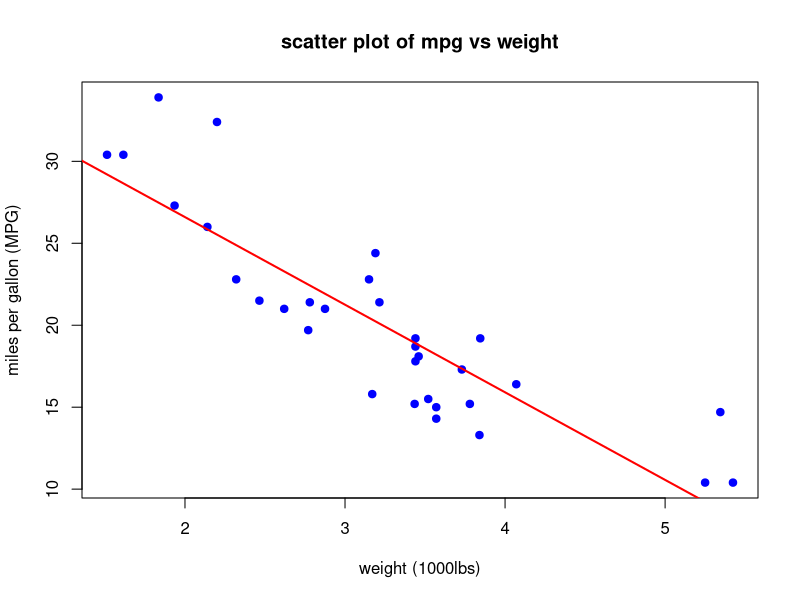

Write R code to recreate this figure.
data(mtcars)                     # Loads the mtcars dataset
head(mtcars)                     # Shows the first 6 rows
correlation <- cor(mtcars$mpg, mtcars$wt)
print(paste("correlation between mpg and weight is:", round(correlation,2)))

plot(mtcars$wt, mtcars$mpg,
     main = "scatter plot of mpg vs weight",
     xlab = "weight (1000lbs)",
     ylab = "miles per gallon (MPG)",
     pch = 19, col = "blue")

abline(lm(mpg ~ wt, data = mtcars), col = "red", lwd = 2)
